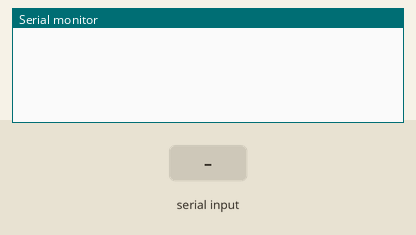
The sketch below on a simulated Arduino Uno, built with avr-gcc and run on an emulated ATmega328P. On the bench: the last lines printed to the serial monitor. The inputs (shaded band) are chosen by the test bench.

Above: at 1.2 s.
1.3 s: "Vlim\n" received over Serial
At 2.5 s:
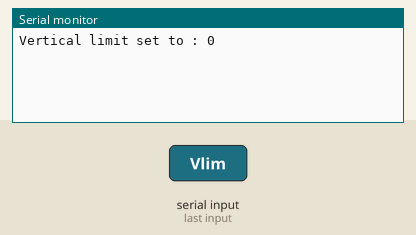
2.8 s: "Hlim\n" received over Serial
At 3.7 s:
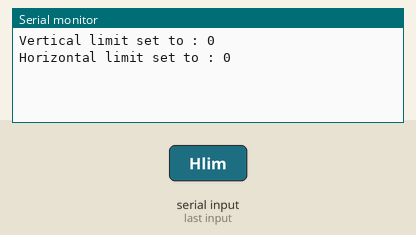
4.3 s: "trac\n" received over Serial
At 4.9 s:
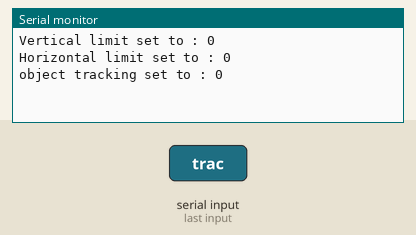
5.8 s: "ligh\n" received over Serial
At 7.0 s:
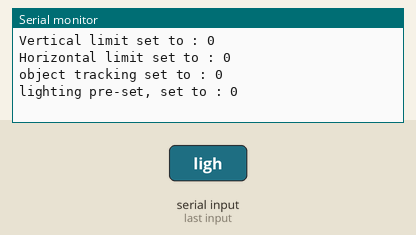
7.3 s: "runD\n" received over Serial
At 8.3 s:
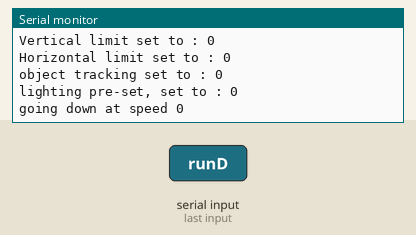
8.8 s: "runU\n" received over Serial
At 9.5 s:
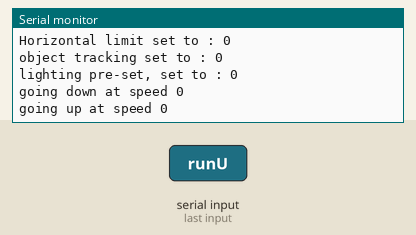

Measured:
- after the input at 1.3 s, the serial monitor: prints a new line at once (image 1)
- after the input at 2.8 s, the serial monitor: prints a new line at once (image 2)
- after the input at 4.3 s, the serial monitor: prints a new line at once (image 3)
- after the input at 5.8 s, the serial monitor: prints a new line at once (image 4)
- after the input at 7.3 s, the serial monitor: prints a new line at once (image 5)
- after the input at 8.8 s, the serial monitor: prints a new line at once (image 6)

The sketch:

testSketch.ino
```cpp
int Vspeed = 0;
int Vlimit = 0;
int Hlimit = 360;
bool tracking = true;
int lightingPreSet = 0;
String currentPosition = "bottom";


String inByte;
void setup() {
  // put your setup code here, to run once:
  Serial.begin(9600);

}

// Vlim = set bottom limit | value 0, -38407
// Hlim = set rotation limit | value 0 , 3492
// trac = track the object of interest | value 0, 1
// ligh = sets the lighting settigs | value 1, 3
// runD = runs the robot down (base rotates, lights go on, camera goes down and tracks) | value <speed of the motor>
// runU = runs the robot up (base rotates, lights go on, camera goes up and tracks) | value <speed of the motor>
// getP = returns the current position of the camera | value is not impotant
// goHo = go horizontal, rotates the robot to a specific position | value 0 , 3492
// goVe = go vertical, brings the camera up / down to a specific position | value 0, -38407
// anything = gets returns all the settings | value is not important

void loop() {
  if(Serial.available()){ //checks if there is data coming from the python script
        inByte = Serial.readStringUntil('\n'); // read data until newline
        String command =  inByte.substring(0,4); // first 4 char are the command
        inByte.remove(0,4);
        int value = inByte.toInt(); // the rest of the message is the value (speed, position, settings etc...)

          // sets the lower limit
          if(command == "Vlim"){
            value = value / (0.0097378 * -1);
            Vlimit = value;
            Serial.println("Vertical limit set to : " + String(value));

            }

          // sets the rotation limit
          else if (command == "Hlim"){
            value = value * 9.7;
            Hlimit = value;
            Serial.println("Horizontal limit set to : " + String(value));
            }

          // sets the track object boolean
          else if (command == "trac"){
                if(value != 1){
                    tracking = false;
                  }else{
                  tracking = true;
                 }
                Serial.println("object tracking set to : " + String(tracking));

            }

          // sets the lights settings
          else if (command == "ligh"){
             lightingPreSet = value;
             Serial.println("lighting pre-set, set to : " + String(value));

            }

          // run down, runs the robot and makes the camera go down
          else if (command == "runD"){
            currentPosition = "bottom";
            Serial.println("going down at speed " + String(value));
            // here you would run everything at the given speed

            }

          // run Up, runs the robot and makes the camera go up
          else if (command == "runU"){
            currentPosition = "top";
            Serial.println("going up at speed " + String(value));
            }

          //prints current position
          else if (command == "getP"){
            Serial.println(currentPosition);

            }

          // rotates to a position
          else if (command == "goHo"){
            // we will use a constant speeed of 2000
            value = value * 9.7;
            Serial.println("rotating to " + String(value));
            }

          // goes to a position
          else if (command == "goVe"){
            // we will use a constant speeed of 2000
            value = value / (0.0097378 * -1);
            Serial.println("going to " + String(value));
            }

           // prints all the settings
           else{
              Serial.println(String(Vspeed) + "," + String(Vlimit) + "," +  String(Hlimit) + "," + String(tracking) + "," + String(lightingPreSet));
            }


  }

}
```
